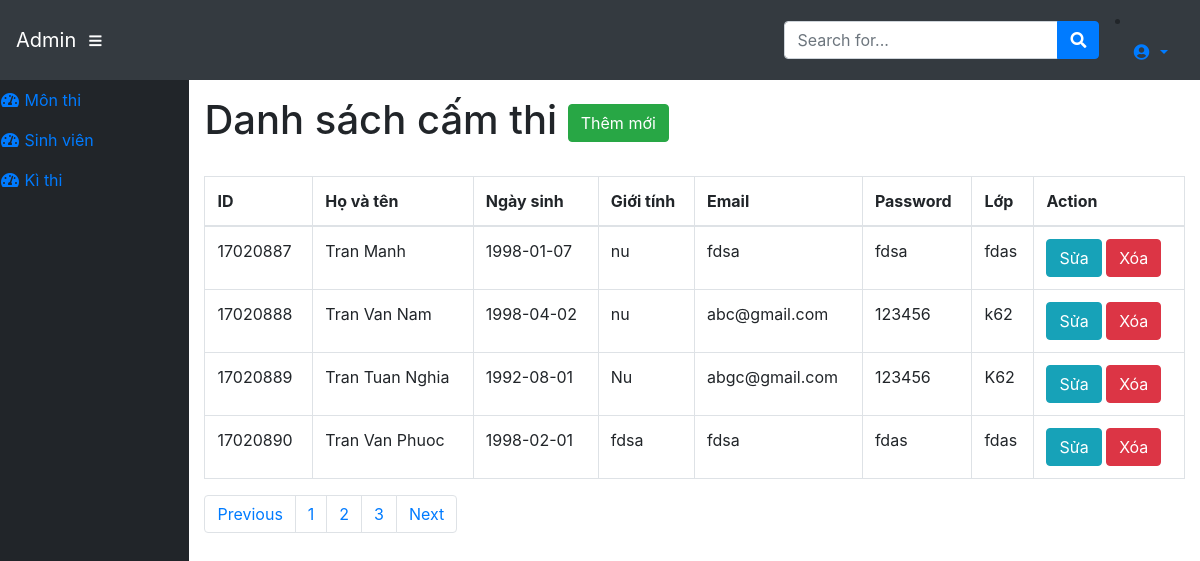
Screenshot of /admin/modules/subjects/banStudent/index.php (signed in) with the database file from the repository.
### tables this page shows
CREATE TABLE `Lit` (
  `studentid` int(11) NOT NULL,
  `firstname` varchar(45) NOT NULL,
  `lastname` varchar(45) NOT NULL,
  `dateofbirth` date NOT NULL,
  `mail` varchar(45) NOT NULL,
  `password` varchar(45) NOT NULL,
  `Classname` varchar(45) NOT NULL,
  `sex` varchar(45) NOT NULL
);

### dll/Database.php (called while the page is built, shortened)
<?php
    class Database
    {
        public $link;
        public function __construct()
        {
            $this->link = mysqli_connect("localhost","root","ngoccua2018","web_database") or die ();
            mysqli_set_charset($this->link,"utf8");
        }
         public function fetchAll($table)
        {
            $sql = "SELECT * FROM {$table} WHERE 1" ;
            $result = mysqli_query($this->link,$sql) or die("Lỗi Truy Vấn fetchAll " .mysqli_error($this->link));
            $data = [];
            if( $result)
            {
                while ($num = mysqli_fetch_assoc($result))
                {
                    $data[] = $num;
                }
            }
            return $data;
        }
    }
?>

### admin/load_database/loadData.php (called while the page is built, shortened)
<?php
	require_once __DIR__.'/../../dll/Database.php';
    $db=new Database;
 ?>

### admin/modules/subjects/banStudent/index.php (the view, shortened to what this page needs)
<?php
    require_once __DIR__. '/../../../load_database/loadData.php';
    $subject=$db->fetchAll("Lit");
 ?>
<?php require_once __DIR__. '/../../../layouts/header.php'; ?>
    <div id="content-wrapper">
      <div class="container-fluid">
        <h1>Danh sách cấm thi
            <a href="addBanStudent.php" class="btn btn-success">Thêm mới </a>
        </h1>
        <br>
      </div>
      <div class="container-fluid">
        <table class="table table-bordered">
          <thead>
            <tr>
              <th scope="col">ID</th>
              <th scope="col">Họ và tên  </th>
              <th scope="col">Ngày sinh </th>
              <th scope="col">Giới tính </th>
              <th scope="col">Email </th>
              <th scope="col">Password </th>
              <th scope="col">Lớp</th>
              <th scope="col">Action</th>
            </tr>
          </thead>
          <tbody>
            <?php $stt=1 ;foreach ($subject as $item): ?>
                <tr>
                  <td><?php echo $item['studentid'] ?></td>
                  <td> <?php echo $item['lastname']," ",$item['firstname'] ?></td>
                  <td><?php echo $item['dateofbirth'] ?></td>
                  <td><?php echo $item['sex'] ?></td>
                  <td><?php echo $item['mail'] ?></td>
                  <td><?php echo $item['password'] ?></td>
                  <td><?php echo $item['Classname'] ?></td>
                  <td>
                    <a class="btn btn-xs btn-info" href="editBanStudent.php?id=<?php echo $item['studentid'] ?>">Sửa</a>
                    <a class="btn btn-xs btn-danger" href="deleteBanStudent.php?id=<?php echo $item['studentid'] ?>">Xóa</a>
                  </td>
                </tr>
            <?php $stt++;endforeach ?>
          </tbody>
        </table>
        <div class="pull-right">
        <nav aria-label="Page navigation">
          <ul class="pagination">
            <li class="page-item"><a class="page-link" href="#">Previous</a></li>
            <li class="page-item"><a class="page-link" href="#">1</a></li>
            <li class="page-item"><a class="page-link" href="#">2</a></li>
            <li class="page-item"><a class="page-link" href="#">3</a></li>
            <li class="page-item"><a class="page-link" href="#">Next</a></li>
          </ul>
        </nav>
      </div>
      </div>
<?php require_once __DIR__. '/../../../layouts/footer.php'; ?>

### rows the page displays
lit: studentid "17020887", lastname "Tran", firstname "Manh", dateofbirth "1998-01-07", sex "nu", mail "fdsa", password "fdsa", Classname "fdas"
lit: studentid "17020888", lastname "Tran Van", firstname "Nam", dateofbirth "1998-04-02", sex "nu", mail "abc@gmail.com", password "123456", Classname "k62"
lit: studentid "17020889", lastname "Tran Tuan", firstname "Nghia", dateofbirth "1992-08-01", sex "Nu", mail "abgc@gmail.com", password "123456", Classname "K62"
lit: studentid "17020890", lastname "Tran Van", firstname "Phuoc", dateofbirth "1998-02-01", sex "fdsa", mail "fdsa", password "fdas", Classname "fdas"
